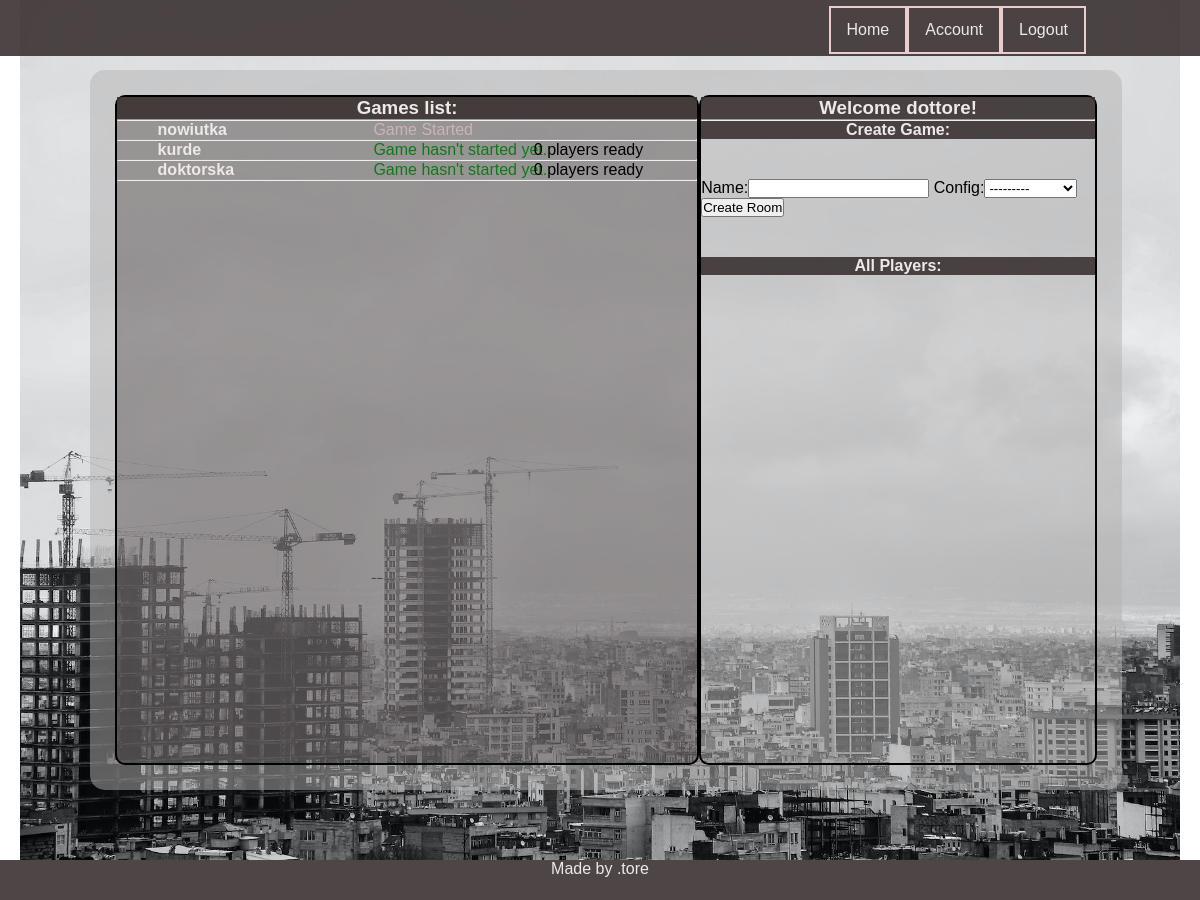
The app's page /player/home/s (signed in) with its own data.
### game/models.py (models this page shows, shortened)
class Game(models.Model):
    name = models.CharField(max_length=150)
    host = models.CharField(max_length=10)
    config = models.ForeignKey(Config, on_delete=models.CASCADE, related_name='game_config', blank=True, null=True)
    is_played = models.BooleanField(default=False)
    max_players = models.IntegerField(default=4)
    who_is_ready = models.ManyToManyField(Player, related_name="guys_ready", blank=True)
    who_is_playing = models.ManyToManyField(Player, related_name="guys_playing", blank=True)
    turn = models.IntegerField(default=1)
    turn_of_player = models.ForeignKey(Player, on_delete=models.CASCADE, related_name='czyja_tura', blank=True,
                                       null=True)
    @property
    def how_many_players_ready(self):
        return self.who_is_ready.count()

class Config(models.Model):
    name = models.CharField(max_length=150)
    nr_of_fields = models.IntegerField(default=28)
    special = models.IntegerField(default=8)
    money_for_round = models.IntegerField(default=300)
    start_money = models.IntegerField(default=1000)
    first_level_cost = models.IntegerField(default=200)
    upgrade_cost =  models.IntegerField(default=500)
    def __str__(self):
        return self.name

### player/models.py (models this page shows, shortened)
class Player(models.Model):
    name = models.ForeignKey(User, on_delete=models.CASCADE, related_name='player_name')
    parent = models.CharField(max_length =10)
    nick = models.CharField(max_length=10)
    in_game = models.CharField(max_length=200,default="",null=True)
    ready = models.BooleanField(default=False)
    moved = models.BooleanField(default=False, null=True, blank=True)
    money = models.IntegerField(default=150)
    position = models.IntegerField(default=0, null=True, blank=True)
    properties = models.CharField(max_length=400, null=True, default="")
    description = models.TextField(max_length=300, null=True)
    def __str__(self):
        return self.nick

### player/views.py (the view)
# urls.py: path('home/s', home, name='home'),
@login_required
def home(request):
    usr = request.user.username
    player = Player.objects.get(parent=usr)
    games = Game.objects.all()
    form = CreateGame
    args = {'usr': usr, 'games': games, 'form': form, 'player':player}
    return render(request, 'player/home.html', args)

### templates/player/home.html (shortened to what this page needs)
{% extends 'base.html' %} {% load static %}  {% block css %}
<link rel="stylesheet" href="{% static 'css/home.css' %}" />
{% endblock %} {% block content %}
<section class="lobby">
  <div class="__header">
    <h3>Games list:</h3>
  </div>
  <hr />
  <ul class="games_list">
    {% for g in games %}
    <div class="game_list__container">
      <li class="game_list__game">
        <a class="game_list__room" href="{% url 'detail' g.id %}">
          <strong>{{g.name}}</strong>
        </a>
        {% if g.is_played %}
        <span class="__game_status --gray">Game Started</span>
        {% else %}
        <span class="__game_status --green">Game hasn't started yet.</span>
        {% if g.how_many_players_ready == 4 %}
        <span class="__players_status --red"> Full</span> {% else %}
        <span class="__players_status">
          {{g.how_many_players_ready}} players ready{% endif %}
        </span>
        {% endif %}
      </li>
    </div>
    <hr />
    {% endfor %}
  </ul>
</section>
<section class="user_menu">
  <div class="__header">
    <h1>Welcome {{player}}!</h1>
  </div>
  <hr />
  <div class="__header">
    <h4>Create Game:</h4>
  </div>
  <form class="new_game_form" method="POST" action='{% url "new_room"%}'>
    {% csrf_token %} {{form}}
    <button type="submit" name="create" value="ok">Create Room</button>
  </form>
  <div class="__header">
    <h4>All Players:</h4>
  </div>
</section>
{% endblock %}

### static/css/main.css (style rules this page uses)
* { padding: 0; margin: 0; box-sizing: border-box; }
body { font-family: "Noto Sans JP", sans-serif; }
:root { --main-bg-color: hsla(0, 0%, 70%, 50%); --main-bars-color: rgba(59, 50, 50, 0.9); --main-color-alpha: rgba(39, 26, 26, 0.3); --main-gold-border: #f69c55; --font-color: rgb(238, 232, 232); }

### static/css/home.css (style rules this page uses)
.user_menu, .lobby { border: 2px solid black; border-radius: 10px; }
.lobby { width: 70%; background-color: var(--main-color-alpha); }
.__header { color: var(--font-color); background-color: var(--main-bars-color); text-align: center; }
.games_list { list-style: none; }
.game_list__game { margin-left: 7%; position: relative; }
.game_list__room { text-decoration: none; color: var(--font-color); }
.__game_status, .__players_status { position: absolute; }
.__game_status { left: 40%; }
.__players_status { right: 10%; }
.new_game_form { margin: 40px 0; }
.--green { color: rgb(14, 122, 23); }
.--gray { color: rgb(201, 181, 181); }

### records on screen
Game: name "nowiutka", is_played "Game Started"
Game: name "kurde", how_many_players_ready "0"
Game: name "doktorska", how_many_players_ready "0"
Player: nick "dottore"
